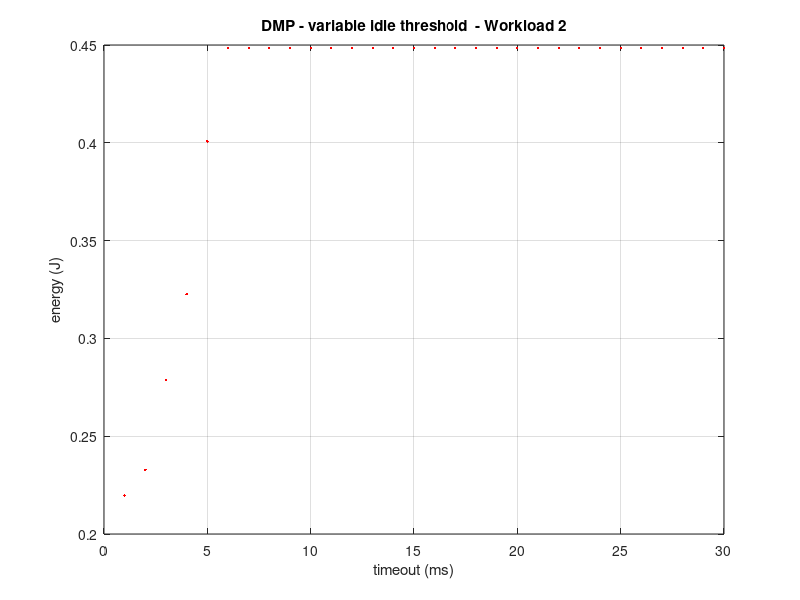
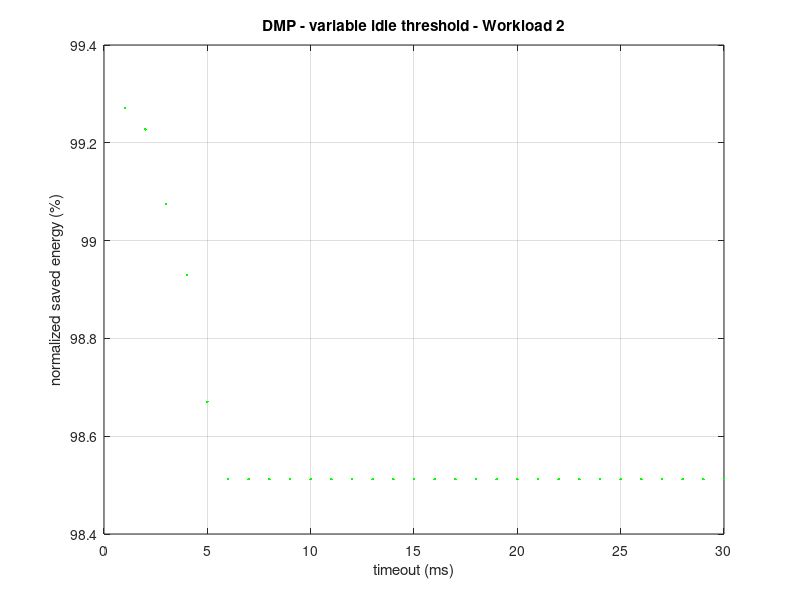

MATLAB code to generate these figures, in order:
%% DPM - WORKLOAD 2 - RUN/IDLE
% data extraction from file
DPM_data = dlmread('dpmres_history_idle_threshold_wl_2.txt');
timeout = DPM_data(:,1);
energy = DPM_data(:,2);

% timeout vs consumed energy plot
figure(1)
plot(timeout, energy, 'r.', 'LineWidth', 4)
xlabel("timeout (ms)");
ylabel("energy (J)");
grid on;
title("DMP - variable idle threshold  - Workload 2")

% timeout vs normalized saved energy plot
TOTAL_ENERGY = 30.1388136000;   % energy for WL1 w/o DPM
saved_energy_normalized = zeros(size(energy));

for i = 1:size(energy)
    saved_energy_normalized(i) = ((TOTAL_ENERGY-energy(i))/TOTAL_ENERGY)*100;
end

figure(2)
plot(timeout, saved_energy_normalized, 'g.', 'LineWidth', 4)
xlabel("timeout (ms)");
ylabel("normalized saved energy (%)");
grid on;
title("DMP - variable idle threshold - Workload 2")
